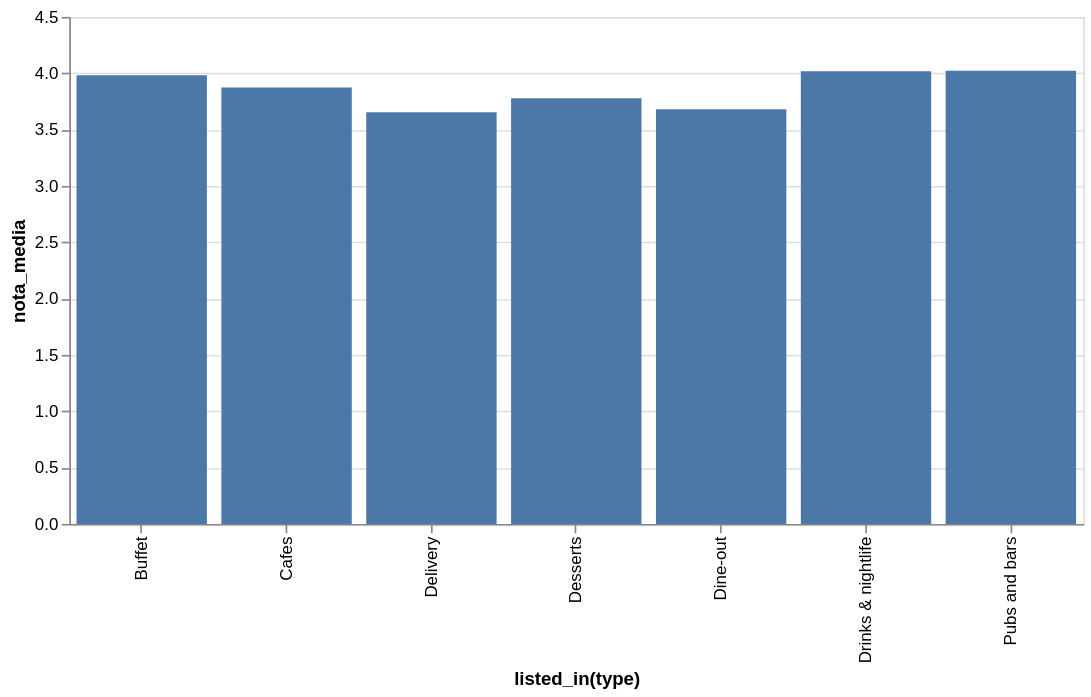

Notebook code for this chart:
### Markdown cell above
Visualizar os resultados:

*    Criar um gráfico de barras interativo usando a biblioteca Altair.

### Code cell
nota_media_tipo_restaurante.plot.bar(x = 'listed_in(type)', y = 'nota_media').properties(width = 600)

### Figure 1 — Vega specification as saved in the notebook (floating-point values rounded to 4 significant figures)
{"$schema": "https://vega.github.io/schema/vega/v5.json", "data": [{"name": "param_16_store"}, {"name": "source_0", "values": [{"listed_in(type)": "Pubs and bars", "nota_media": 4.023, "nota_media_end": 4.023, "nota_media_start": 0.0}, {"listed_in(type)": "Drinks & nightlife", "nota_media": 4.017, "nota_media_end": 4.017, "nota_media_start": 0.0}, {"listed_in(type)": "Buffet", "nota_media": 3.982, "nota_media_end": 3.982, "nota_media_start": 0.0}, {"listed_in(type)": "Cafes", "nota_media": 3.872, "nota_media_end": 3.872, "nota_media_start": 0.0}, {"listed_in(type)": "Desserts", "nota_media": 3.777, "nota_media_end": 3.777, "nota_media_start": 0.0}, {"listed_in(type)": "Dine-out", "nota_media": 3.681, "nota_media_end": 3.681, "nota_media_start": 0.0}, {"listed_in(type)": "Delivery", "nota_media": 3.653, "nota_media_end": 3.653, "nota_media_start": 0.0}]}, {"name": "source_0_x_domain_listed_in(type)", "values": [{"listed_in(type)": "Pubs and bars"}, {"listed_in(type)": "Drinks & nightlife"}, {"listed_in(type)": "Buffet"}, {"listed_in(type)": "Cafes"}, {"listed_in(type)": "Desserts"}, {"listed_in(type)": "Dine-out"}, {"listed_in(type)": "Delivery"}]}], "signals": [{"name": "unit", "value": {}, "on": [{"events": "pointermove", "update": "isTuple(group()) ? group() : unit"}]}, {"name": "param_16", "update": "vlSelectionResolve(\"param_16_store\", \"union\")"}, {"name": "param_16_listed_in_type_", "on": [{"events": [{"source": "view", "type": "dblclick"}], "update": "null"}, {"events": {"signal": "param_16_translate_delta"}, "update": "panLinear(param_16_translate_anchor.extent_x, -param_16_translate_delta.x / width)"}, {"events": {"signal": "param_16_zoom_delta"}, "update": "zoomLinear(domain(\"x\"), param_16_zoom_anchor.x, param_16_zoom_delta)"}]}, {"name": "param_16_nota_media", "on": [{"events": [{"source": "view", "type": "dblclick"}], "update": "null"}, {"events": {"signal": "param_16_translate_delta"}, "update": "panLinear(param_16_translate_anchor.extent_y, param_16_translate_delta.y / height)"}, {"events": {"signal": "param_16_zoom_delta"}, "update": "zoomLinear(domain(\"y\"), param_16_zoom_anchor.y, param_16_zoom_delta)"}]}, {"name": "param_16_tuple", "on": [{"events": [{"signal": "param_16_listed_in_type_ || param_16_nota_media"}], "update": "param_16_listed_in_type_ && param_16_nota_media ? {unit: \"\", fields: param_16_tuple_fields, values: [param_16_listed_in_type_,param_16_nota_media]} : null"}]}, {"name": "param_16_tuple_fields", "value": [{"field": "listed_in(type)", "channel": "x", "type": "E"}, {"field": "nota_media", "channel": "y", "type": "R"}]}, {"name": "param_16_translate_anchor", "value": {}, "on": [{"events": [{"source": "scope", "type": "pointerdown"}], "update": "{x: x(unit), y: y(unit), extent_x: domain(\"x\"), extent_y: domain(\"y\")}"}]}, {"name": "param_16_translate_delta", "value": {}, "on": [{"events": [{"source": "window", "between": [{"source": "scope", "type": "pointerdown"}, {"source": "window", "type": "pointerup"}], "type": "pointermove", "consume": true}], "update": "{x: param_16_translate_anchor.x - x(unit), y: param_16_translate_anchor.y - y(unit)}"}]}, {"name": "param_16_zoom_anchor", "on": [{"events": [{"source": "scope", "type": "wheel", "consume": true}], "update": "{x: invert(\"x\", x(unit)), y: invert(\"y\", y(unit))}"}]}, {"name": "param_16_zoom_delta", "on": [{"events": [{"source": "scope", "type": "wheel", "consume": true}], "update": "pow(1.001, event.deltaY * pow(16, event.deltaMode))", "force": true}]}, {"name": "param_16_modify", "on": [{"events": {"signal": "param_16_tuple"}, "update": "modify(\"param_16_store\", param_16_tuple, true)"}]}], "marks": [{"type": "rect", "name": "marks", "from": {"data": "source_0"}, "encode": {"update": {"y": {"field": "nota_media_end", "scale": "y"}, "y2": {"field": "nota_media_start", "scale": "y"}, "x": {"field": "listed_in(type)", "scale": "x"}, "fill": {"value": "#4c78a8"}, "width": {"signal": "max(0.25, bandwidth('x'))"}, "tooltip": {"signal": "{\"listed_in(type)\": isValid(datum[\"listed_in(type)\"]) ? datum[\"listed_in(type)\"] : \"\"+datum[\"listed_in(type)\"], \"nota_media\": format(datum[\"nota_media\"], \"\")}"}}}, "interactive": true, "clip": true, "style": ["bar"]}], "scales": [{"name": "x", "type": "band", "domain": {"data": "source_0_x_domain_listed_in(type)", "field": "listed_in(type)", "sort": true}, "range": [0, {"signal": "width"}], "paddingOuter": 0.05, "paddingInner": 0.1}, {"name": "y", "type": "linear", "domain": {"data": "source_0", "fields": ["nota_media_start", "nota_media_end"]}, "range": [{"signal": "height"}, 0], "zero": true, "nice": true, "domainRaw": {"signal": "param_16[\"nota_media\"]"}}], "axes": [{"scale": "y", "aria": false, "gridScale": "x", "maxExtent": 0, "domain": false, "minExtent": 0, "tickCount": {"signal": "ceil(height/40)"}, "orient": "left", "grid": true, "labels": false, "ticks": false, "zindex": 0}, {"scale": "x", "labelAngle": 270, "orient": "bottom", "labelBaseline": "middle", "grid": false, "labelAlign": "right", "title": "listed_in(type)", "zindex": 0}, {"scale": "y", "labelOverlap": true, "grid": false, "zindex": 0, "orient": "left", "title": "nota_media", "tickCount": {"signal": "ceil(height/40)"}}], "style": "cell", "background": "white", "width": 600, "height": 300, "padding": 5}
